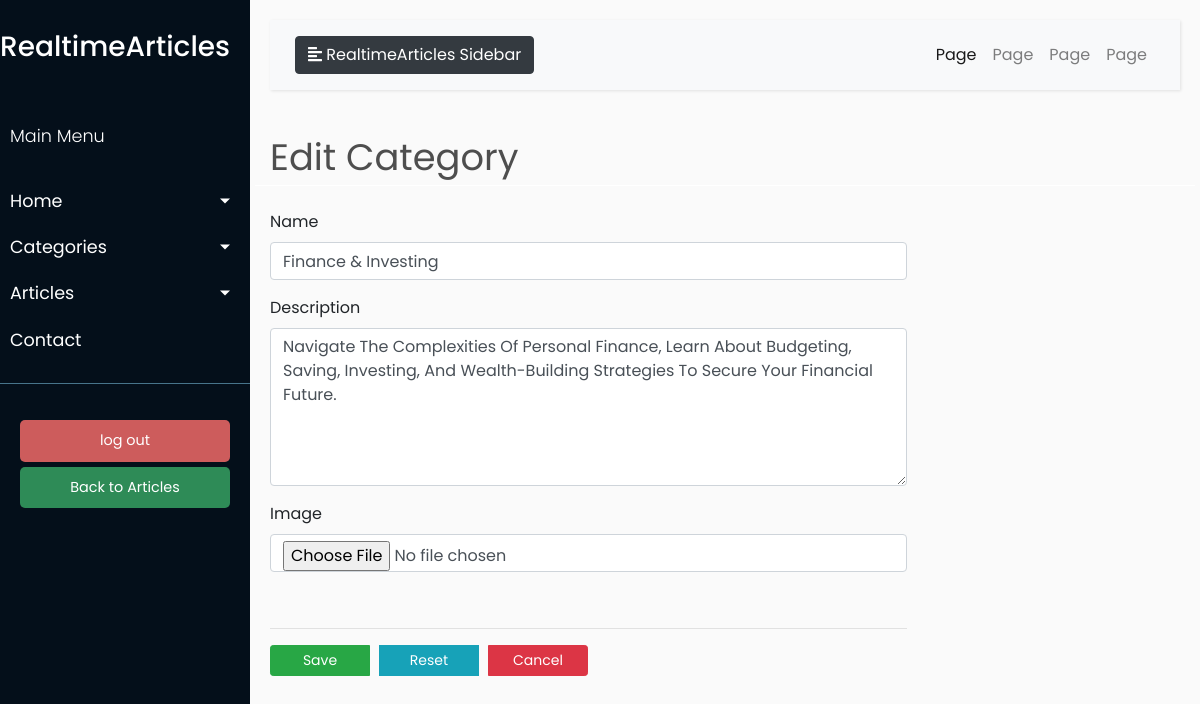
/edit_category/10 (signed in), run on the app's committed database.
### models/models.py (models this page shows, shortened)
class Category(db.Model):
    __tablename__ = 'category'
    id = db.Column(db.Integer, primary_key=True)
    name = db.Column(db.String(50), unique=True, nullable=False)
    description = db.Column(db.Text)
    image = db.Column(db.String(100), nullable=False)

### blueprints/article.py (the view, shortened to what this page needs)
@article.route('/edit_category/<int:category_id>', methods=['GET', 'POST'])
@login_required
def edit_category(category_id):
    title = "Edit Category"
    category = Category.query.get_or_404(category_id)
    form = CategoryForm(obj=category)
    return render_template('admin/category/edit_category.html',
                           title=title, form=form, category=category)

### forms.py
class CategoryForm(FlaskForm):
    name = StringField('Name', validators=[DataRequired(), Length(max=50)])
    description = TextAreaField('Description', render_kw={"rows": 6})  # Set rows attribute to 4
    image = FileField('Image', render_kw={"class": "form-control"})

### app.py (called while the page is built)
@login.user_loader
def load_user(user_id):
    return User.query.get(int(user_id))

### templates/admin/category/edit_category.html (shortened to what this page needs)
{% extends "admin/base.html" %}
{% block content %}
    <div class="row" style="color: #4e4e4e; font-style: 'Poppins'; font-size: 2.3rem; ">
        <div class="col-md-12" style=" border-bottom: 1px solid white;">{{ title }}</div>
    </div>
    <br>
    <div style="width: 70%;">
        <form method="post" action="" enctype="multipart/form-data">
            <div class="form-group">
                {{ form.name.label(class="form-control-label") }}
                {{ form.name(class="form-control") }}
            </div>
            <div class="form-group">
                {{ form.description.label(class="form-control-label") }}
                {{ form.description(class="form-control") }}
            </div>
             <div class="form-group">
                {{ form.image.label(class="form-control-label") }}
                {{ form.image(class="form-control") }}
            </div>
            <br>
            <hr>
            <div class="btn-group">
                <button type="submit" class="btn btn-success btn-sm" style="margin-right: 10px; width: 100px">Save
                </button>
                <button type="reset" class="btn btn-info btn-sm" style="margin-right: 10px;  width: 100px">Reset
                </button>
                <a href="{{ url_for('article.category_list') }}" class="btn btn-danger btn-sm"
                   style="margin-right: 10px;  width: 100px"">Cancel</a>
            </div>
        </form>
    </div>
{% endblock content %}

### static/css/admin_css/style.css (style rules this page uses)
body { font-family: 'Poppins', sans-serif; background: #fafafa; }
a, a:hover, a:focus { color: inherit; text-decoration: none; transition: all 0.3s; }

### data on the page
Category: name "Finance & Investing", description "Navigate The Complexities Of Personal Finance, Learn About Budgeting, Saving, Investing, And Wealth-Building Strategies To Secure Your Financial Future."

### other printed values
{{ title }} "Edit Category"
